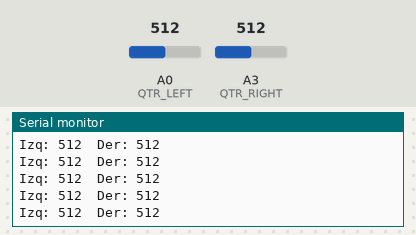
Recording of a sketch running on a simulated Arduino Uno, built with avr-gcc and run on an emulated ATmega328P. On the bench: the last lines printed to the serial monitor. Inputs (shaded band) come from the test bench; at power-on: A0 (QTR_LEFT) = 512, A3 (QTR_RIGHT) = 512.

Above: at 1.2 s.
1.3 s: A0 (QTR_LEFT) set to 716
At 1.56 s:
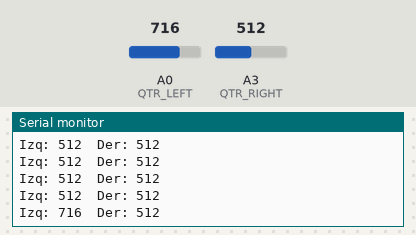
2.8 s: A3 (QTR_RIGHT) set to 716
At 2.97 s:
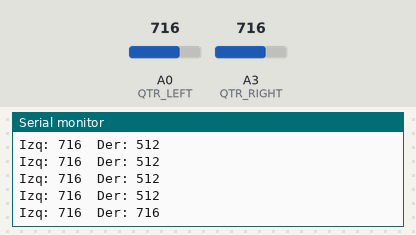
4.3 s: A0 (QTR_LEFT) set to 900
At 4.37 s:
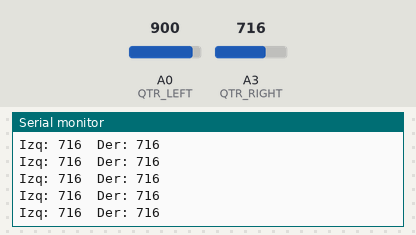
5.8 s: A3 (QTR_RIGHT) set to 900
At 5.97 s:
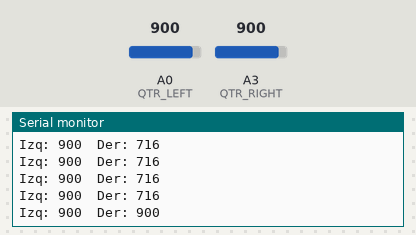
Timing chart, 0 to 8.3 s (numbered marks = the images above; inputs shaded):
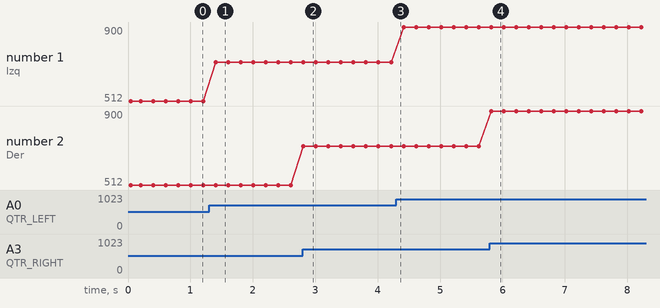

The sketch:

prueba_QTR-1A.ino
```cpp
/*
  🥋 Mini Sumo Dojo – Día 2
  Prueba y calibración del sensor QTR-1A (reflectancia analógica)
*/

#define QTR_LEFT  A0
#define QTR_RIGHT A3

int left_value, right_value;

void setup() {
  Serial.begin(9600);
  Serial.println("=== Prueba Sensor QTR-1A (Línea) ===");
}

void loop() {
  left_value  = analogRead(QTR_LEFT);
  right_value = analogRead(QTR_RIGHT);

  Serial.print("Izq: "); Serial.print(left_value);
  Serial.print("  Der: "); Serial.println(right_value);
  delay(200);
}
```

Measured:
- after the input at 1.3 s, the serial monitor: prints a new line after 0.11 s (image 1)
- after the input at 2.8 s, the serial monitor: prints a new line at once (image 2)
- after the input at 5.8 s, the serial monitor: prints a new line at once (image 4)
- plotted number 1: 512 → 716 after the input at 1.3 s, 716 → 900 after the input at 4.3 s
